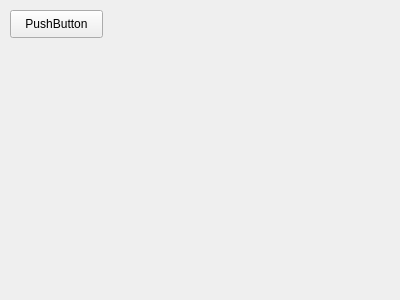
<?xml version="1.0" encoding="UTF-8"?>
<ui version="4.0">
 <class>MainWindow</class>
 <widget class="QMainWindow" name="MainWindow">
  <property name="geometry">
   <rect>
    <x>0</x>
    <y>0</y>
    <width>400</width>
    <height>300</height>
   </rect>
  </property>
  <property name="windowTitle">
   <string>MainWindow</string>
  </property>
  <widget class="QWidget" name="centralWidget">
   <widget class="QPushButton" name="pushButton">
    <property name="geometry">
     <rect>
      <x>10</x>
      <y>10</y>
      <width>93</width>
      <height>28</height>
     </rect>
    </property>
    <property name="text">
     <string>PushButton</string>
    </property>
   </widget>
  </widget>
 </widget>
 <layoutdefault spacing="6" margin="11"/>
 <resources/>
 <connections/>
</ui>
